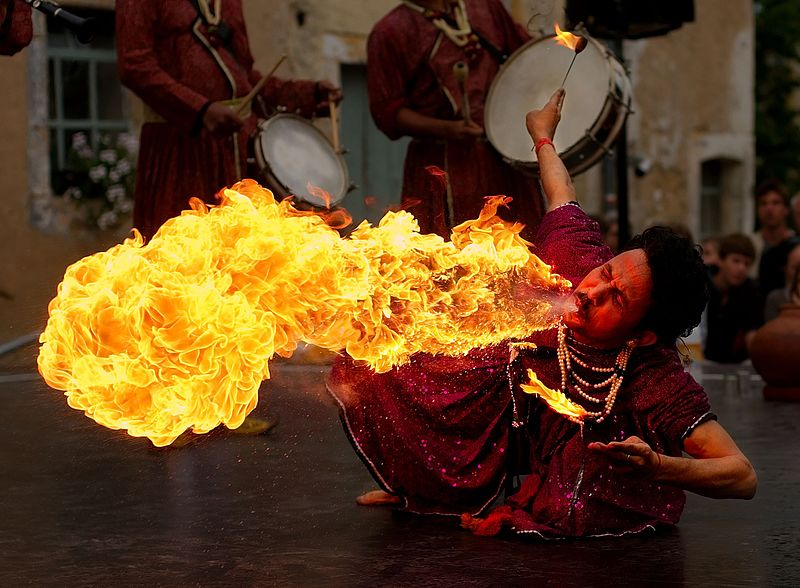
//> input picture Atividade_8/fire_man.jpg, 800 x 588 px
$ ./Main8   (built with g++ and OpenCV 4)
//> lines starting //> are read from the running program, lines starting //| are printed output that depends on the picture
#include <iostream>
#include <stdint.h>
#include <opencv2\opencv.hpp>
#include <opencv2\imgproc.hpp>

using namespace cv;
using namespace std;

int main(int argv, char** argc) {

	Mat image = imread("fire_man.jpg", CV_LOAD_IMAGE_GRAYSCALE);
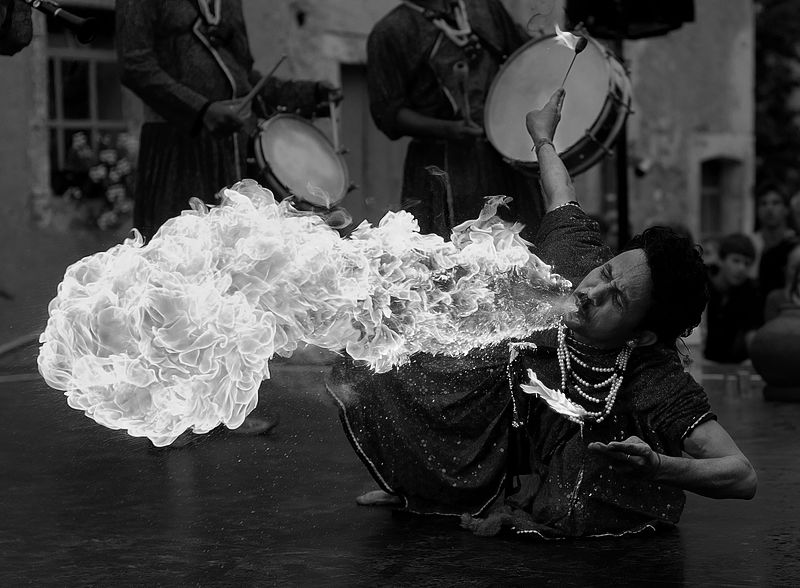
//> image: 588 rows x 800 cols, CV_8UC1; min 0, max 255, mean 66.3
	Mat edges = Mat::zeros(image.rows, image.cols, CV_8UC1);
	int max = 0;
	int min = 0;

	namedWindow("Range", CV_WINDOW_AUTOSIZE);
	createTrackbar("max", "Range", &max, 255);
//> slider 'max' is set to 255
	createTrackbar("min", "Range", &min, 100);
//> slider 'min' is set to 20

	while (true) {
		Canny(image, edges, min, max, 3);
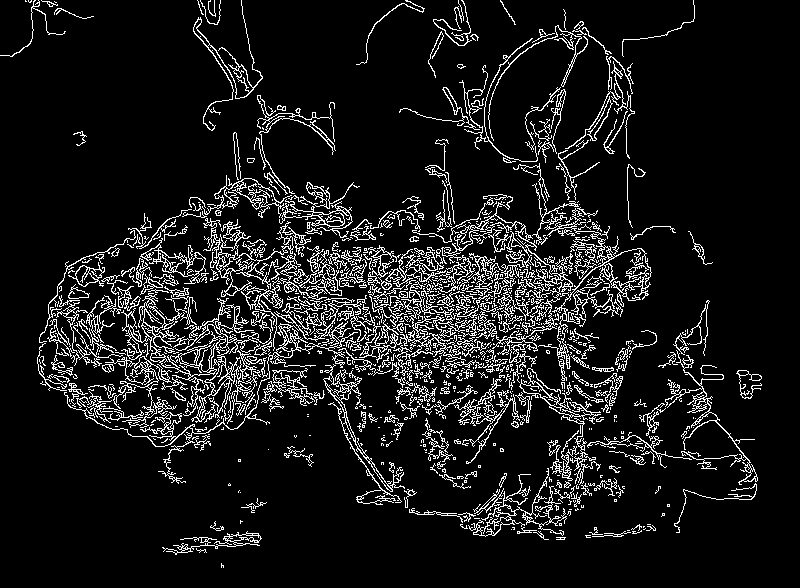
//> edges: 588 rows x 800 cols, CV_8UC1; 9.9% white in thin lines or dots
//> min = 20; max = 255

		imshow("edges", edges);

		if (waitKey(1) == 27)
//> the Esc key is pressed
			break;
	}

	return 0;

}
